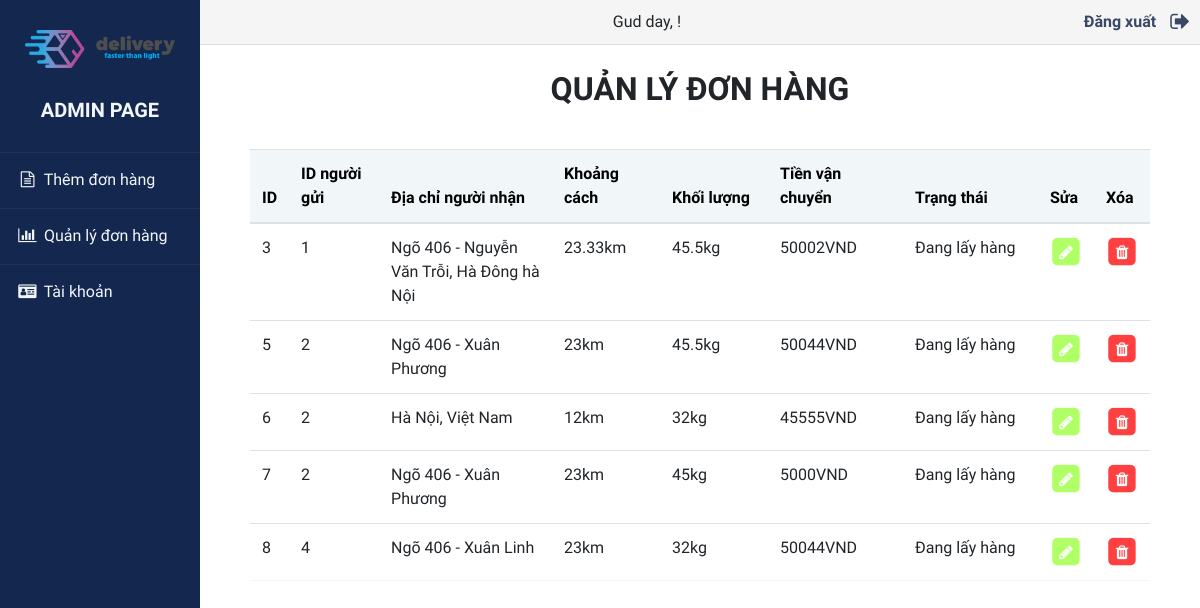
/admin/admin.php, run on the app's committed database.
### tables this page shows
CREATE TABLE `order` (
  `id` int(11) NOT NULL,
  `idSender` int(11) NOT NULL,
  `receiverAddress` varchar(255) NOT NULL,
  `distance` double NOT NULL,
  `weight` double NOT NULL,
  `fee` double NOT NULL,
  `status` varchar(255) NOT NULL
);

### model/order.php (called while the page is built, shortened)
<?php
include_once 'dao.php';
class Order {
    private $db;
    function __construct()
    {
        $this->db = new DAO();
    }
    function fetchAll(){
        $sql = "SELECT * FROM `order`;";
        $result = $this->db->fetchAll($sql);
        return $result;
    }
}
?>

### model/dao.php (called while the page is built, shortened)
<?php
class DAO {
    private $conn;
    function __construct()
    {
        $this->conn = new mysqli('localhost', 'root', '', 'delivery');
    }
    function query($sql){
        return $this->conn->query($sql);
    }
    function fetchAll($sql){
        $ar = array();
        $result = $this->query($sql);
        while($row = $result->fetch_array()){
            $ar[] = $row;
        }
        return $ar;
    }
}
?>

### admin/admin.php (the view, shortened to what this page needs)
<!doctype html>
<html lang="en">
<head>
    <link rel="stylesheet" href="https://stackpath.bootstrapcdn.com/bootstrap/4.3.1/css/bootstrap.min.css"
>
    <link rel="stylesheet" href="./style/admin.css">
    <link rel="stylesheet" href="https://maxcdn.bootstrapcdn.com/font-awesome/4.7.0/css/font-awesome.min.css">
</head>
<body>
    <div class="wrapper">
        <div class="sidebar">
            <a href="./../index.php"><img src="../images/logo.png" width="150px"></a>
            <h5>Admin Page</h5>
            <ul>
                <li>
                    <a href="add.php"><i class="fa fa-file-text-o fa-fw" aria-hidden="true"></i>
                        Thêm đơn hàng
                    </a>
                </li>
                <li>
                    <a href="admin.php"><i class="fa fa-bar-chart-o fa-fw" aria-hidden="true"></i>
                        Quản lý đơn hàng
                    </a>
                </li>
                <li>
                    <a href="account.php"><i class="fa fa-id-card fa-fw" aria-hidden="true"></i>
                        Tài khoản
                    </a>
                </li>
            </ul>
        </div>
        <div class="main-content">
            <div class="header-bar">
                <div class="user-account">
                    Gud day, <?php echo $_SESSION['name']; ?>!
                </div>
                <div class="btn-exit">
                    <a href="./php/handler-logout.php"><strong>Đăng xuất</strong>
                        <i class="fa fa-sign-out fa-lg" aria-hidden="true" style="margin-left: 10px;"></i>
                    </a>
                </div>
            </div>
            <div class="title">
                <p>
                    Quản lý đơn hàng
                </p>
            </div>
            <div class="content">
                <div class="table-content">
                    <table class="table">
                        <thead>
                            <tr>
                                <th class="id">ID</th>
                                <th class="id-sender">ID người gửi</th>
                                <th class="address">Địa chỉ người nhận</th>
                                <th class="distance">Khoảng cách</th>
                                <th class="weight">Khối lượng</th>
                                <th class="fee">Tiền vận chuyển</th>
                                <th class="status">Trạng thái</th>
                                <th class="edit">Sửa</th>
                                <th class="delete">Xóa</th>
                            </tr>
                        </thead>
                        <tbody>
                            <?php
                            include_once $_SERVER['DOCUMENT_ROOT'].'/delivery/model/order.php';
                            $order = new Order();
                            $orderArray = $order->fetchAll();
                            foreach($orderArray as $row){
                                echo '<tr>';
                                echo '<td>'.$row['id'].'</td>';
                                echo '<td>'.$row['idSender'].'</td>';
                                echo '<td>'.$row['receiverAddress'].'</td>';
                                echo '<td>'.$row['distance']. 'km</td>';
                                echo '<td>'.$row['weight']. 'kg</td>';
                                echo '<td>'.$row['fee']. 'VND</td>';
                                echo '<td>'.$row['status'].'</td>';
                                echo '<td><a class="btn-edit" href="edit.php?id='.$row['id'].'">';
                                    echo '<span class="fa-stack fa-1x">
                                            <i class="fa fa-square fa-stack-2x"></i>
                                            <i class="fa fa-pencil fa-stack-1x" style="color: white;"></i></span></a></td>';
                                echo '<td><a class="btn-delete" href="delete.php?id='.$row['id'].'">';
                                    echo '<span class="fa-stack fa-1x">
                                            <i class="fa fa-square fa-stack-2x"></i>
                                            <i class="fa fa-trash fa-stack-1x" style="color: white;"></i>
                                        </span>
                                    </a>
                                </td>';
                                echo '</tr>';
                            }
                            ?>
                        </tbody>
                    </table>
                </div>
            </div>
        </div>
    </div>
</body>
</html>

### admin/style/admin.css (style rules this page uses)
body { font-family: 'Varela Round', sans-serif !important; }
.wrapper { display: flex; position: relative; }
.wrapper .sidebar { position: fixed; width: 200px; height: 100%; background-color: #14274e; padding: 30px 0px; }
.wrapper .sidebar img { margin-bottom: 30px; margin-left: 25px; margin-right: 25px; }
.wrapper .sidebar h5 { color: #f1f6f9; text-transform: uppercase; text-align: center; margin-bottom: 30px; font-weight: bolder; }
.wrapper .sidebar ul { list-style-type: none; padding: 0; }
.wrapper .sidebar ul li { padding: 15px; border-bottom: 1px solid #bdb8d7; border-bottom: 1px solid rgba(0, 0, 0, 0.05); border-top: 1px solid rgba(255, 255, 255, 0.05); }
.wrapper .sidebar ul li a { color: #f1f6f9; display: block; }
.wrapper .sidebar ul li a .fa { width: 25px; }
.wrapper .main-content { width: 100%; margin-left: 200px; }
.wrapper .main-content .header-bar { width: 100%; padding: 10px; background-color: whitesmoke; padding: auto 20px auto 20px; display: flex; border-bottom: 1px solid #dfdde9; }
.wrapper .main-content .header-bar .user-account { margin-left: auto; margin-right: auto; }
.wrapper .main-content .header-bar .btn-exit a { margin-left: auto; margin-right: 0; color: #394867; }
.wrapper .main-content .title { width: 100%; padding: 20px 0; }
.wrapper .main-content .title p { text-align: center; font-size: 32px; font-weight: 800; text-transform: uppercase; }
.wrapper .main-content .content { width: 100%; display: block; }
.wrapper .main-content .content .table-content table { margin: auto; width: 90%; }
.wrapper .main-content .content .table-content table thead { background-color: #f1f6f9; color: black; border-color: none; }
.wrapper .main-content .content .table-content table tr { border-bottom: 1px solid #f1f6f9; }
.wrapper .main-content .content .table-content table .btn-edit { color: rgb(176, 255, 102) }
.wrapper .main-content .content .table-content table .btn-delete { color: rgb(255, 64, 64); }
.wrapper .main-content .content .table-content table .id, .wrapper .main-content .content .table-content table .delete, .wrapper .main-content .content .table-content table .edit { width: 2%; }
.wrapper .main-content .content .table-content table .distance, .wrapper .main-content .content .table-content table .weight { width: 12%; }
.wrapper .main-content .content .table-content table .id-sender { width: 10%; }
.wrapper .main-content .content .table-content table .fee, .wrapper .main-content .content .table-content table .status { width: 15%; }

### data on the page
order: id "3", idSender "1", receiverAddress "Ngõ 406 - Nguyễn Văn Trỗi, Hà Đông hà Nội", distance "23.33", weight "45.5", fee "50002", status "Đang lấy hàng"
order: id "5", idSender "2", receiverAddress "Ngõ 406 - Xuân Phương", distance "23", weight "45.5", fee "50044", status "Đang lấy hàng"
order: id "6", idSender "2", receiverAddress "Hà Nội, Việt Nam", distance "12", weight "32", fee "45555", status "Đang lấy hàng"
order: id "7", idSender "2", receiverAddress "Ngõ 406 - Xuân Phương", distance "23", weight "45", fee "5000", status "Đang lấy hàng"
order: id "8", idSender "4", receiverAddress "Ngõ 406 - Xuân Linh", distance "23", weight "32", fee "50044", status "Đang lấy hàng"
